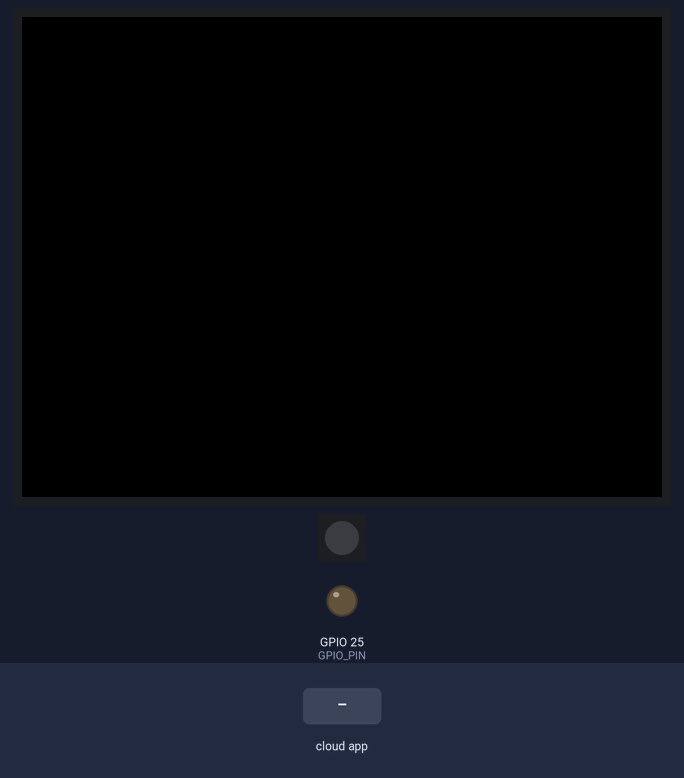
Recording of a program running on a simulated ESP32. Shown: 320×240 colour display, 1 RGB LEDs in strip order, left to right, output pins drawn as LEDs (lit = HIGH). The test bench sets the inputs (shaded band). Dim RGB values are drawn brighter than linear; the ROS host is connected and sends only what is stated.

Above: at 1.3 s.
1.4 s: the phone or cloud app sets toggle_fan to 1
At 2.6 s:
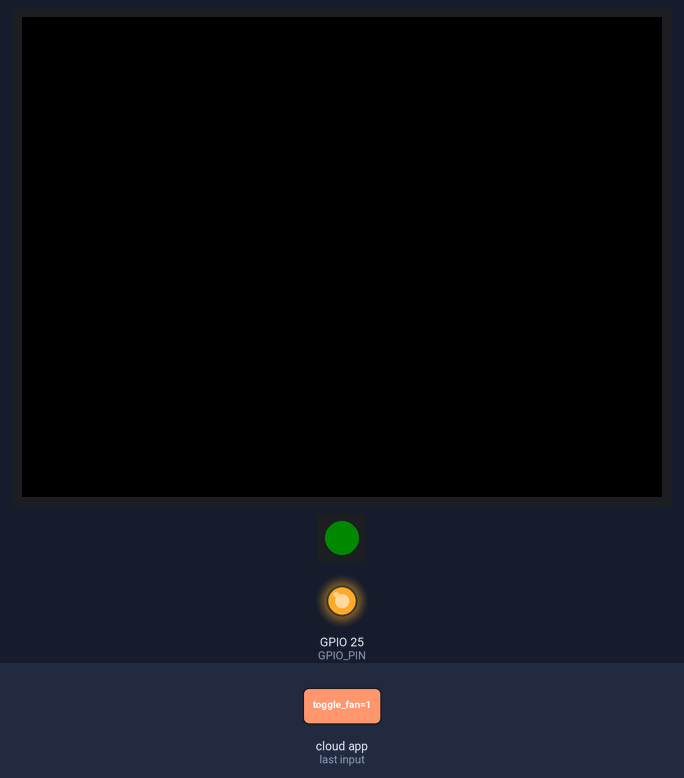
2.9 s: the phone or cloud app sets toggle_fan to 0
At 4.0 s:
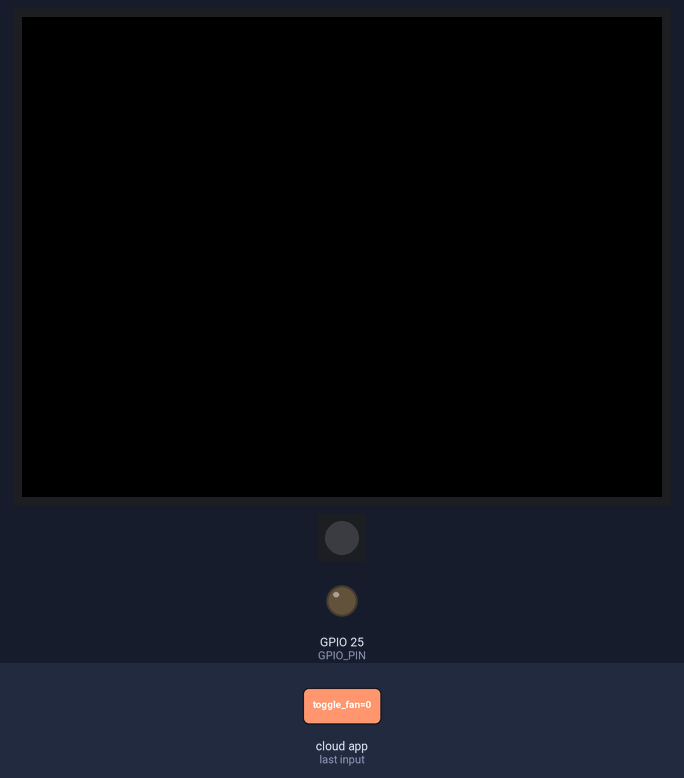
Timing chart, 0 to 5.9 s (numbered marks = the images above; inputs shaded):
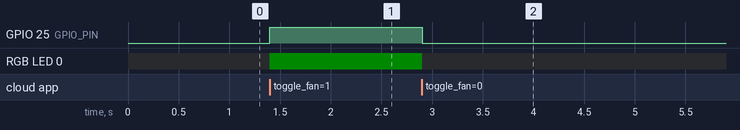

Measured:
- after the input at 1.4 s, GPIO 25 (GPIO_PIN): LOW → HIGH at once; RGB LED 0: off → RGB(0, 10, 0) at once
- after the input at 2.9 s, GPIO 25 (GPIO_PIN): HIGH → LOW at once; RGB LED 0: RGB(0, 10, 0) → off at once

The program:

main.cpp
```cpp
#include <M5Unified.h>
#include <FastLED.h>
#include <ros.h>
#include <std_msgs/Bool.h>


// RGB LEDの数を指定(M5Atom Matrixなら25)
#define NUM_LEDS 1
// RGB LEDのDATA PINを指定
#define LED_DATA_PIN 27
#define GPIO_PIN 25  // GPIO 25番ピン

CRGB leds[NUM_LEDS];  // LEDの定義

ros::NodeHandle nh;  // ROSノードハンドル

void messageCb( const std_msgs::Bool& toggle_msg){
  //digitalWrite(GPIO_PIN, HIGH-digitalRead(GPIO_PIN));   // blink the led
  digitalWrite(GPIO_PIN, toggle_msg.data);   // blink the led

  if (toggle_msg.data) {
    leds[0] = CRGB::Green;      // LEDを赤に設定
  } else {
    leds[0] = CRGB::Black;    // LEDを消灯
  }
  FastLED.show();  // LED状態を反映
}

ros::Subscriber<std_msgs::Bool> sub("toggle_fan", &messageCb );

void setup()
{
  auto cfg = M5.config();
  M5.begin(cfg);
  FastLED.addLeds<WS2811, LED_DATA_PIN, GRB>(leds, NUM_LEDS);  // LED初期設定
  FastLED.setBrightness(20);  // 明るさを設定

  pinMode(GPIO_PIN, OUTPUT);
  digitalWrite(GPIO_PIN, LOW);   // blink the led
  nh.initNode();
  nh.subscribe(sub);
}

void loop()
{
  nh.spinOnce();
  delay(1);
}
```
